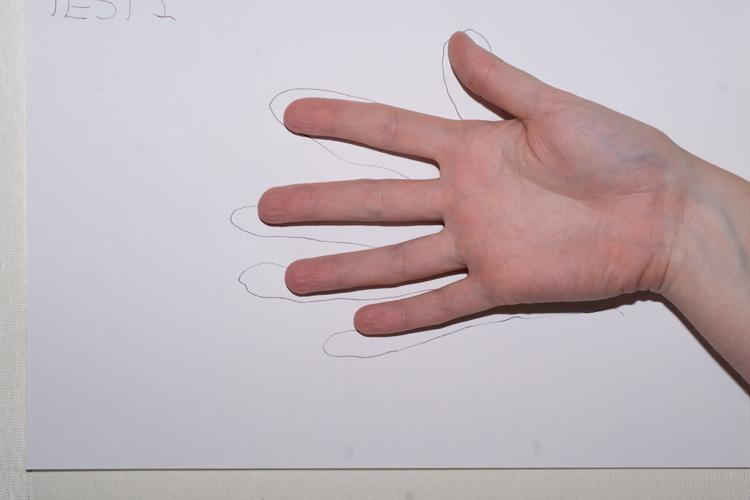
%> input picture Fotos/test001.jpg, 750 x 500 px
$ octave --eval "result = ContourMaker('../Fotos/test001.jpg');"   (GNU Octave 9; MATLAB toolbox functions it lacks are replaced by stand-ins)
%> lines starting %> are read from the running program, lines starting %| are printed output that depends on the picture; in (x1, y1, x2, y2) boxes, pixels count from 0 and x2, y2 are one past the last pixel; in counts of white or black regions, pixels touching at a corner belong together; the program's own positions count from 1
function [contour] = ContourMaker(path)
%> called with path = '../Fotos/test001.jpg'
origImg = imread(path);
%> origImg is the input picture: size 500x750x3 uint8; mean R, G, B 191.3, 178.9, 184.3
BW = im2bw(rgb2gray(origImg));
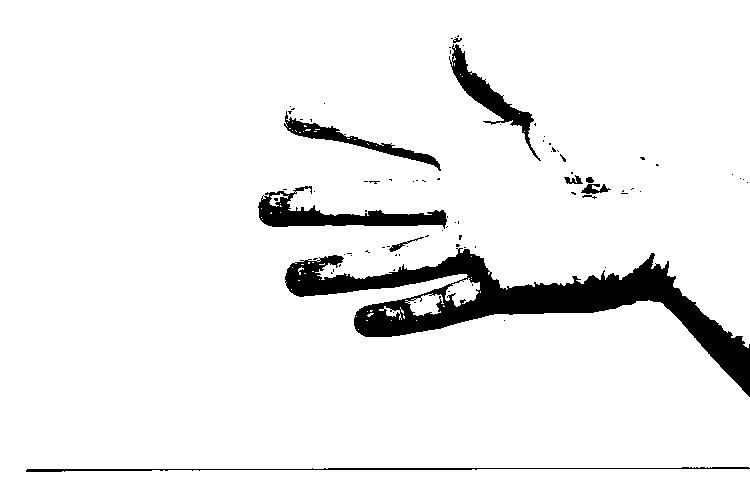
%> BW: size 500x750 logical; 93.4% white; 84 black regions (73 under 20 px), largest, box (x1, y1, x2, y2) and area: (285, 248, 750, 397) 16649, (258, 186, 447, 229) 2949, (449, 44, 541, 161) 1991
% show it
figure;
[H,theta,rho] = hough(BW);
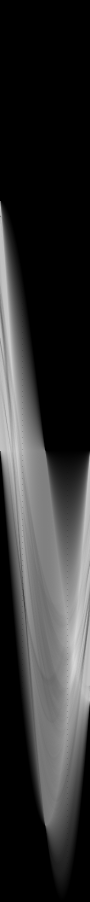
%> H: size 1803x180 double (shown at 1/2 size); min 0, max 990, mean 194.2; drawn with min black and max white
%> theta = 180 values from -90 to 89; rho = 1803 values from -901 to 901
imshow(BW,[]);
%> (the run ends here)

$ run again, on Fotos/train002.jpg
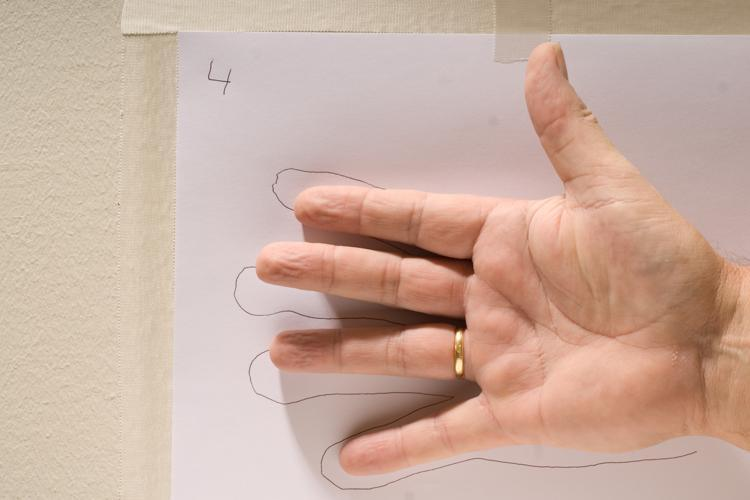
%> input picture Fotos/train002.jpg, 750 x 500 px
%> in ContourMaker, origImg is the input picture: size 500x750x3 uint8; mean R, G, B 202.4, 174.1, 160.3
%> in ContourMaker, `BW = im2bw(rgb2gray(origImg));`:
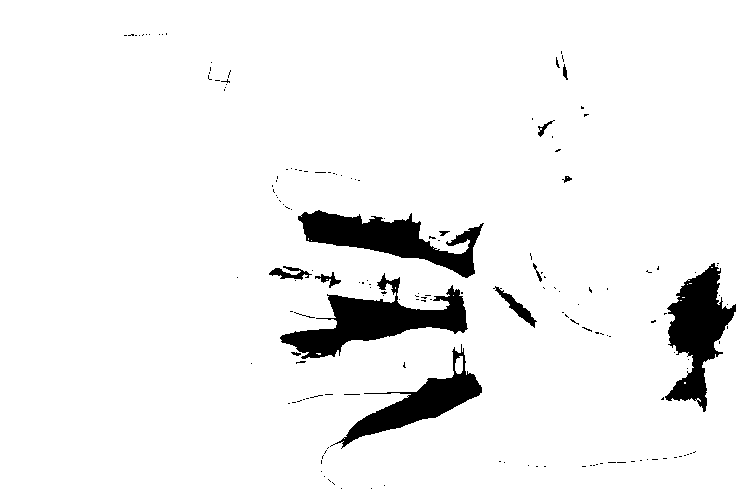
%> BW: size 500x750 logical; 94.3% white; 165 black regions (150 under 20 px), largest, box (x1, y1, x2, y2) and area: (280, 273, 468, 359) 5859, (298, 210, 484, 278) 5138, (665, 263, 736, 412) 4992
%> in ContourMaker, `[H,theta,rho] = hough(BW);`:
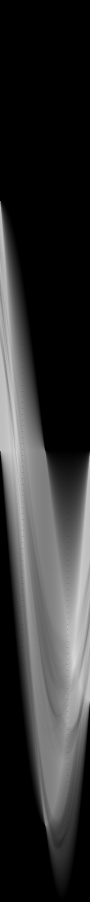
%> H: size 1803x180 double (shown at 1/2 size); min 0, max 1000, mean 196.1; drawn with min black and max white
%> theta = 180 values from -90 to 89; rho = 1803 values from -901 to 901

$ run again, on Fotos/train003.jpg
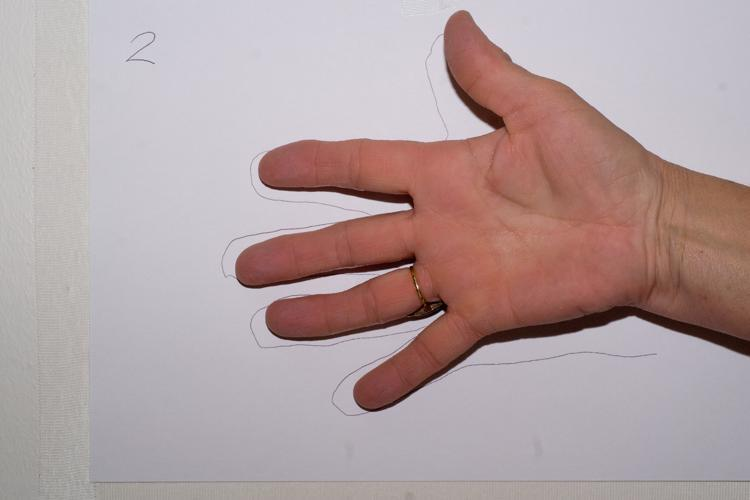
%> input picture Fotos/train003.jpg, 750 x 500 px
%> in ContourMaker, origImg is the input picture: size 500x750x3 uint8; mean R, G, B 178.1, 160.1, 161
%> in ContourMaker, `BW = im2bw(rgb2gray(origImg));`:
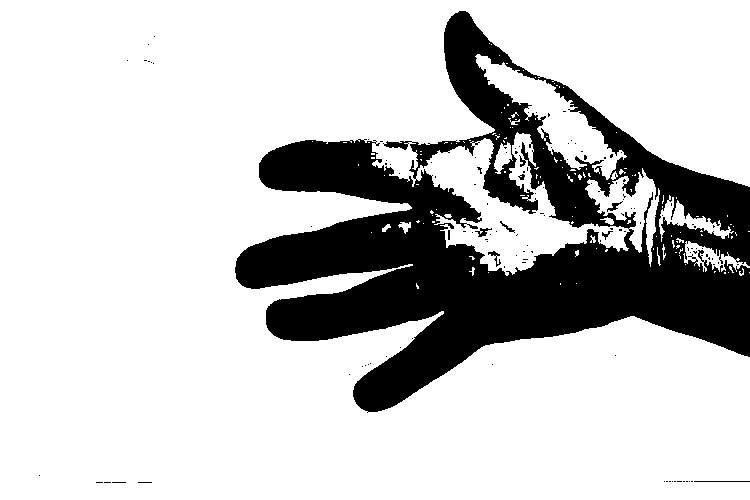
%> BW: size 500x750 logical; 78.8% white; 124 black regions (115 under 20 px), largest, box (x1, y1, x2, y2) and area: (235, 11, 750, 413) 78834, (475, 228, 492, 237) 65, (488, 251, 501, 267) 63
%> in ContourMaker, `[H,theta,rho] = hough(BW);`:
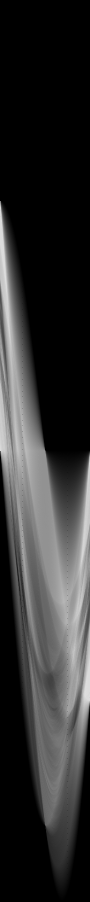
%> H: size 1803x180 double (shown at 1/2 size); min 0, max 873, mean 163.9; drawn with min black and max white
%> theta = 180 values from -90 to 89; rho = 1803 values from -901 to 901
